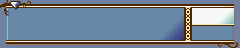

This is a level from a 2D game, rendered from its Tiled map with the project's own tilesets. A one-line summary and the complete map file follow:
An orthogonal 30x6 tile map with 8x8 px tiles, 1 tile layer (Tile Layer 1).

<map version="1.4" tiledversion="2020.12.18" orientation="orthogonal" renderorder="right-down" width="30" height="6" tilewidth="8" tileheight="8" infinite="0" nextlayerid="2" nextobjectid="1">
 <tileset firstgid="1" name="menuTiles" tilewidth="8" tileheight="8" tilecount="512" columns="32">
  <image source="menuTiles.png" trans="ff0000" width="256" height="128" />
 </tileset>
 <layer id="1" name="Tile Layer 1" width="30" height="6">
  <data encoding="csv">
17,18,19,20,4,4,4,4,4,4,4,4,4,4,4,4,4,4,4,4,4,4,4,47,4,4,4,4,5,6,
21,22,23,10,10,10,10,10,10,10,10,10,10,10,10,10,10,10,10,10,10,10,10,48,15,15,15,15,71,72,
7,10,10,10,10,10,10,10,10,10,10,10,10,10,10,10,10,10,10,10,10,10,57,48,15,15,15,71,73,74,
7,10,10,10,10,10,10,10,10,10,10,10,10,10,10,10,10,10,10,10,10,57,59,48,104,104,104,104,104,105,
7,10,10,10,10,10,10,10,10,10,10,10,10,10,10,10,10,10,10,10,57,59,61,48,10,10,10,10,10,11,
27,28,29,29,29,29,29,29,29,29,29,29,29,29,29,29,29,29,29,29,29,29,29,49,29,29,29,30,31,32
</data>
 </layer>
</map>
